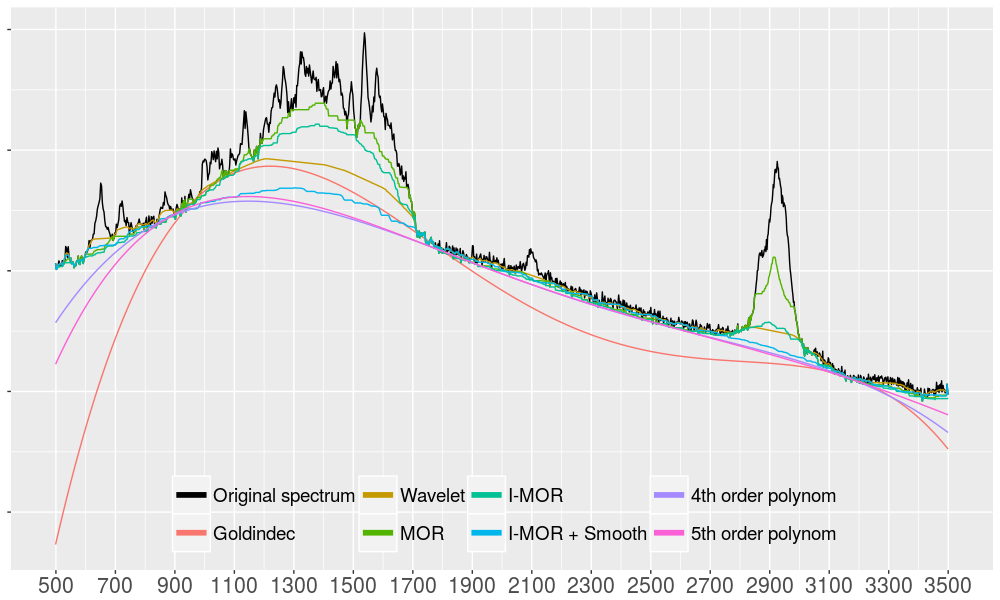

Source code (R):
library(ggplot2)
library(hyperSpec)

source('baseline/baseline.Goldindec.R')
source('baseline/baseline.wavelet.R')
source('baseline/baseline.mor.R')

load("data/testspc.RData")

# VISUAL COMPARATION ===============================
s <- as.hyperSpec(testspc[75,,drop=F])
s <- s[,,500~3500]
plotspc(s)


bl.Goldindec <- baseline.Goldindec(s, 4, 0.5)          # Goldinec
bl.wavelet   <- baseline.wavelet(s)                  # Wavelet
bl.mor       <- baseline.mor(s, mor_getwopt(s$spc[1,]))   # simple MOR
bl.imor      <- baseline.imor(s)                         #  I-MOR
bl.polynom4  <- hyperSpec::spc.fit.poly.below(s, poly.order = 4) # 4 order polynom
bl.polynom5  <- hyperSpec::spc.fit.poly.below(s, poly.order = 5) # 5 order polynom

# IMOR+Smoothing
s_smoothed <- prospectr::savitzkyGolay(s$spc, m = 0, p=2, w=9)
plotspc(as.hyperSpec(s_smoothed))
bl.imor_smooth <- s
bl.imor_smooth$spc[,colnames(bl.imor_smooth$spc) %in% colnames(s_smoothed)] <- baseline.imor(s_smoothed)
plotspc(bl.imor_smooth,add=T,col = 'red')


plotdata <- rbind(s, bl.Goldindec, bl.wavelet, bl.mor, bl.imor, bl.imor_smooth, bl.polynom4, bl.polynom5)
plotdata$method = factor( c('Original spectrum', 'Goldindec', 'Wavelet', 'MOR', 'I-MOR', 'I-MOR + Smooth', '4th order polynom', '5th order polynom'), 
                  levels=c('Original spectrum', 'Goldindec', 'Wavelet', 'MOR', 'I-MOR', 'I-MOR + Smooth', '4th order polynom', '5th order polynom'))

n <- nrow(plotdata)
hues = seq(15, 375, length = n)
hcl <- hcl(h = hues, l = 65, c = 100)[1:(n-1)]

qplotspc(plotdata, spc.nmax = 1000, mapping = aes(x = .wavelength, y = spc, colour = method, group = .rownames)) + 
  scale_color_manual(values=c('black',hcl)) +
  scale_alpha_manual(values=c(1,rep(0.75,n-1))) +
  scale_x_continuous(breaks = seq(500,3500,by=200), minor_breaks = seq(600,3400,by=100)) +
  theme(
    axis.title = element_blank(),
    axis.text.y = element_blank(),
    axis.text.x = element_text(size=16),
    legend.position = c(0.5,0.1),
    legend.direction = "horizontal",
    legend.title = element_blank(),
    legend.text = element_text(size=14),
    legend.background = element_blank(),
    legend.key.size = unit(1,"cm")
    ) +
  guides(color = guide_legend(override.aes = list(size = 2))) 
  
  
qplotspc(plotdata[,,1600~2300], spc.nmax = 1000, mapping = aes(x = .wavelength, y = spc, colour = method, group = .rownames)) + 
  scale_color_manual(values=c('black',hcl)) +
  scale_alpha_manual(values=c(1,rep(0.75,n-1))) +
  scale_x_continuous(breaks = seq(1600,2300,by=100), minor_breaks = seq(1650,2300,by=50)) +
  theme(
    axis.title = element_blank(),
    axis.text.y = element_blank(),
    axis.text.x = element_text(size=16),
    legend.position = c(0.5,0.1),
    legend.direction = "horizontal",
    legend.title = element_blank(),
    legend.text = element_text(size=14),
    legend.background = element_blank(),
    legend.key.size = unit(1,"cm")
  ) +
  guides(color = guide_legend(override.aes = list(size = 2)))

## BENCHMARKS =================================
library(microbenchmark)
# Start from 10 spectra
s <- testspc[1:10, ]
res <- microbenchmark(
  'Goldinec' = baseline.Goldindec(s, NULL, 4, 0.5),
  'Wavelet'  = baseline.wavelet(s),
  'MOR'      = baseline.mor(s, 30),
  'I-MOR'    = baseline.imor(s),
  'Polynom'  = hyperSpec::spc.fit.poly.below(as.hyperSpec(s), poly.order = 4),
  times=20
)

print(res,'s')
# Unit: seconds
# expr         min          lq         mean       median           uq         max      neval cld
# Goldinec 41.61330384 41.70685780 41.949858492 41.783434968 42.234039327 42.72612477    20   c
# Wavelet   5.05897899  5.15703974  5.208787424  5.187343574  5.218990699  5.65962530    20   b 
# MOR       0.00735328  0.00750078  0.008395001  0.007592707  0.009285892  0.01345498    20   a  
# I-MOR     0.08289533  0.08412170  0.086789738  0.086890019  0.088734400  0.09280998    20   a  
# Polynom   0.01710310  0.01904076  0.022106710  0.019728261  0.020335955  0.05906408    20   a  

tmp_res <- res
tmp_res$time <- res$time / 1000000000
y_min <- 0
y_max = 1.05 * max(tmp_res$time)
plt <- ggplot2::ggplot(tmp_res, ggplot2::aes_string(x = "expr", y = "time"))
plt <- plt + ggplot2::coord_cartesian(ylim = c(y_min, y_max))
plt <- plt + ggplot2::geom_violin(width=8)
plt <- plt + ggplot2::scale_x_discrete(name = "")
plt <- plt + ggplot2::scale_y_log10(name = 'Time [seconds]', breaks = c(0,0.01,0.05,0.1,1,5,10,50,100))
plt <- plt + ggplot2::coord_flip()
plt + theme(axis.text = element_text(size=14))
